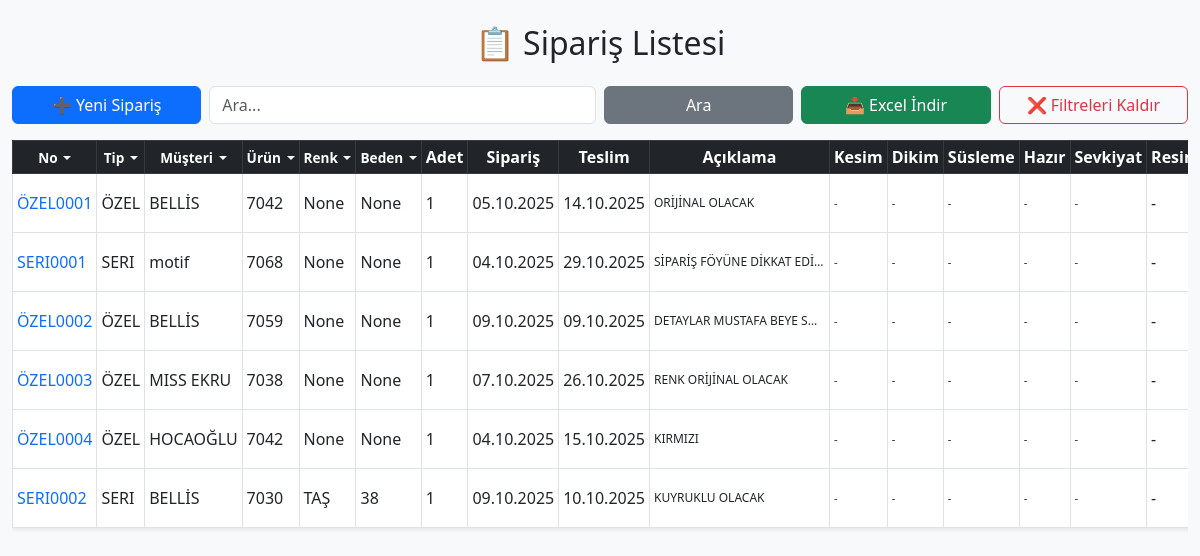
The page / on the database its author committed.
### core/models.py (models this page shows, shortened)
class Order(models.Model):
    SIPARIS_TIPLERI = [
        ('ÖZEL', 'Özel'),
        ('SERI', 'Seri'),
    ]
    siparis_tipi = models.CharField(
        max_length=5,
        choices=SIPARIS_TIPLERI,
        null=True,
        blank=True
    )
    siparis_numarasi = models.CharField(
        max_length=20,
        unique=True,
        blank=True
    )
    musteri = models.ForeignKey(
        Musteri,
        on_delete=models.SET_NULL,
        null=True,
        blank=True
    )
    siparis_tarihi = models.DateField(
        default=timezone.now,
        null=True,
        blank=True
    )
    urun_kodu = models.CharField(
        max_length=100,
        null=True,
        blank=True
    )
    adet = models.PositiveIntegerField(
        null=True,
        blank=True
    )
    renk = models.CharField(
        max_length=50,
        null=True,
        blank=True
    )
    beden = models.CharField(
        max_length=50,
        null=True,
        blank=True
    )
    teslim_tarihi = models.DateField(
        null=True,
        blank=True
    )
    aciklama = models.TextField(
        blank=True,
        null=True
    )
    resim = models.ImageField(
        upload_to='siparis_resimleri/',
        blank=True,
        null=True
    )
    qr_code = models.ImageField(
        upload_to='qr_codes/',
        blank=True,
        null=True
    )
    kesim_yapan = models.CharField(max_length=100, blank=True, null=True)
    kesim_tarihi = models.DateTimeField(blank=True, null=True)
    dikim_yapan = models.CharField(max_length=100, blank=True, null=True)
    dikim_tarihi = models.DateTimeField(blank=True, null=True)
    susleme_yapan = models.CharField(max_length=100, blank=True, null=True)
    susleme_tarihi = models.DateTimeField(blank=True, null=True)
    hazir_yapan = models.CharField(max_length=100, blank=True, null=True)
    hazir_tarihi = models.DateTimeField(blank=True, null=True)
    sevkiyat_yapan = models.CharField(max_length=100, blank=True, null=True)
    sevkiyat_tarihi = models.DateTimeField(blank=True, null=True)

class Musteri(models.Model):
    ad = models.CharField(max_length=200)
    def __str__(self):
        return self.ad

### core/views.py (the view, shortened to what this page needs)
# urls.py: path("", views.order_list, name="order_list"),
def order_list(request):
    orders = Order.objects.all()
    q = request.GET.get("q", "")
    tip_filter = request.GET.getlist("siparis_tipi")
    musteri_filter = request.GET.getlist("musteri")
    urun_filter = request.GET.getlist("urun_kodu")
    renk_filter = request.GET.getlist("renk")
    beden_filter = request.GET.getlist("beden")
    adet_filter = request.GET.getlist("adet")
    sip_tarih_filter = request.GET.getlist("siparis_tarihi")
    tes_tarih_filter = request.GET.getlist("teslim_tarihi")
    aciklama_filter = request.GET.getlist("aciklama")
    if tip_filter:
        orders = orders.filter(siparis_tipi__in=tip_filter)
    if musteri_filter:
        orders = orders.filter(musteri__ad__in=musteri_filter)
    if urun_filter:
        orders = orders.filter(urun_kodu__in=urun_filter)
    if renk_filter:
        orders = orders.filter(renk__in=renk_filter)
    if beden_filter:
        orders = orders.filter(beden__in=beden_filter)
    if adet_filter:
        orders = orders.filter(adet__in=adet_filter)
    if sip_tarih_filter:
        orders = orders.filter(siparis_tarihi__in=sip_tarih_filter)
    if tes_tarih_filter:
        orders = orders.filter(teslim_tarihi__in=tes_tarih_filter)
    if aciklama_filter:
        orders = orders.filter(aciklama__in=aciklama_filter)
    sort_col = request.GET.get("sort", "")
    sort_dir = request.GET.get("dir", "asc")
    if sort_col:
        if sort_dir == "desc":
            sort_col = f"-{sort_col}"
        orders = orders.order_by(sort_col)
    tip_options = Order.objects.values_list("siparis_tipi", flat=True).distinct()
    musteri_options = Order.objects.values_list("musteri__ad", flat=True).distinct()
    urun_options = Order.objects.values_list("urun_kodu", flat=True).distinct()
    renk_options = Order.objects.values_list("renk", flat=True).distinct()
    beden_options = Order.objects.values_list("beden", flat=True).distinct()
    adet_options = Order.objects.values_list("adet", flat=True).distinct()
    sip_tarih_options = Order.objects.values_list("siparis_tarihi", flat=True).distinct()
    tes_tarih_options = Order.objects.values_list("teslim_tarihi", flat=True).distinct()
    aciklama_options = Order.objects.values_list("aciklama", flat=True).distinct()
    context = {
        "orders": orders,
        "q": q,
        "current_sort": sort_col,
        "current_dir": sort_dir,
        "tip_options": tip_options,
        "musteri_options": musteri_options,
        "urun_options": urun_options,
        "renk_options": renk_options,
        "beden_options": beden_options,
        "adet_options": adet_options,
        "sip_tarih_options": sip_tarih_options,
        "tes_tarih_options": tes_tarih_options,
        "aciklama_options": aciklama_options,
        "tip_selected": tip_filter,
        "musteri_selected": musteri_filter,
        "urun_selected": urun_filter,
        "renk_selected": renk_filter,
        "beden_selected": beden_filter,
        "adet_selected": adet_filter,
        "sip_tarih_selected": sip_tarih_filter,
        "tes_tarih_selected": tes_tarih_filter,
        "aciklama_selected": aciklama_filter,
    }
    return render(request, "core/order_list.html", context)

### templates/core/order_list.html (shortened to what this page needs)
<!DOCTYPE html>
<html lang="tr">
<head>
    <link href="https://cdn.jsdelivr.net/npm/bootstrap@5.3.0/dist/css/bootstrap.min.css" rel="stylesheet">
</head>
<body class="bg-light py-4">
<div class="container-fluid">
    <h2 class="mb-4 text-center">📋 Sipariş Listesi</h2>
    <form method="get" class="mb-3">
        <div class="row g-2 align-items-stretch">
            <div class="col-12 col-md-2 d-grid">
                <a href="{% url 'order_create' %}" class="btn btn-primary">➕ Yeni Sipariş</a>
            </div>
            <div class="col-12 col-md-4">
                <input type="text" name="q" value="{{ q }}" placeholder="Ara..." class="form-control">
            </div>
            <div class="col-12 col-md-2 d-grid">
                <button type="submit" class="btn btn-secondary">Ara</button>
            </div>
            <div class="col-12 col-md-2 d-grid">
                <a href="{% url 'export_orders_excel' %}?{{ request.GET.urlencode }}" class="btn btn-success">📥 Excel İndir</a>
            </div>
            <div class="col-12 col-md-2 d-grid">
                <a href="{% url 'order_list' %}" class="btn btn-outline-danger">❌ Filtreleri Kaldır</a>
            </div>
        </div>
    </form>
    {% if orders %}
    <div class="table-responsive">
        <form method="get" id="filterForm">
            <table class="table table-bordered table-hover align-middle bg-white shadow-sm table-sm">
                <thead class="table-dark text-center align-middle">
                    <tr>
                        <th>
                            <div class="dropdown">
                                <a class="dropdown-toggle" href="#" data-bs-toggle="dropdown">No</a>
                            </div>
                        </th>
                        <th>
                            <div class="dropdown">
                                <a class="dropdown-toggle" href="#" data-bs-toggle="dropdown">Tip</a>
                            </div>
                        </th>
                        <th>
                            <div class="dropdown">
                                <a class="dropdown-toggle" href="#" data-bs-toggle="dropdown">Müşteri</a>
                            </div>
                        </th>
                        <th>
                            <div class="dropdown">
                                <a class="dropdown-toggle" href="#" data-bs-toggle="dropdown">Ürün</a>
                            </div>
                        </th>
                        <th>
                            <div class="dropdown">
                                <a class="dropdown-toggle" href="#" data-bs-toggle="dropdown">Renk</a>
                            </div>
                        </th>
                        <th>
                            <div class="dropdown">
                                <a class="dropdown-toggle" href="#" data-bs-toggle="dropdown">Beden</a>
                            </div>
                        </th>
                        <th>Adet</th>
                        <th>Sipariş</th>
                        <th>Teslim</th>
                        <th>Açıklama</th>
                        <th>Kesim</th>
                        <th>Dikim</th>
                        <th>Süsleme</th>
                        <th>Hazır</th>
                        <th>Sevkiyat</th>
                        <th>Resim</th>
                    </tr>
                </thead>
                <tbody>
                    {% for order in orders %}
                    <tr>
                        <td><a href="{% url 'order_detail' order.pk %}" class="text-decoration-none">{{ order.siparis_numarasi }}</a></td>
                        <td>{{ order.siparis_tipi }}</td>
                        <td>{{ order.musteri }}</td>
                        <td>{{ order.urun_kodu }}</td>
                        <td>{{ order.renk }}</td>
                        <td>{{ order.beden }}</td>
                        <td>{{ order.adet }}</td>
                        <td>{{ order.siparis_tarihi|date:"d.m.Y" }}</td>
                        <td>{{ order.teslim_tarihi|date:"d.m.Y" }}</td>
                        <td class="aciklama-cell">{{ order.aciklama }}</td>
                        <td class="stage-info">{% if order.kesim_yapan %}<strong>{{ order.kesim_yapan }}</strong><br>{{ order.kesim_tarihi|date:"d.m.Y H:i" }}{% else %}-{% endif %}</td>
                        <td class="stage-info">{% if order.dikim_yapan %}<strong>{{ order.dikim_yapan }}</strong><br>{{ order.dikim_tarihi|date:"d.m.Y H:i" }}{% else %}-{% endif %}</td>
                        <td class="stage-info">{% if order.susleme_yapan %}<strong>{{ order.susleme_yapan }}</strong><br>{{ order.susleme_tarihi|date:"d.m.Y H:i" }}{% else %}-{% endif %}</td>
                        <td class="stage-info">{% if order.hazir_yapan %}<strong>{{ order.hazir_yapan }}</strong><br>{{ order.hazir_tarihi|date:"d.m.Y H:i" }}{% else %}-{% endif %}</td>
                        <td class="stage-info">{% if order.sevkiyat_yapan %}<strong>{{ order.sevkiyat_yapan }}</strong><br>{{ order.sevkiyat_tarihi|date:"d.m.Y H:i" }}{% else %}-{% endif %}</td>
                        <td>{% if order.resim %}<img src="{{ order.resim.url }}" alt="Resim" width="50">{% else %}-{% endif %}</td>
                    </tr>
                    {% empty %}
                    <tr><td colspan="20" class="text-center text-muted">Hiç sipariş yok.</td></tr>
                    {% endfor %}
                </tbody>
            </table>
        </form>
    </div>
    {% else %}
    <div class="alert alert-warning text-center">
        Henüz sipariş yok. Hemen yeni bir sipariş ekleyebilirsiniz!
    </div>
    {% endif %}
</div>
</body>
</html>

### templates/core/order_list.html (style rules this page uses)
th a { color: white; text-decoration: none; }
.stage-info { font-size: 0.7rem; line-height: 1.1; }
.aciklama-cell { font-size: 0.75rem; max-width: 180px; white-space: nowrap; overflow: hidden; text-overflow: ellipsis; }
.table-responsive { overflow-x: auto; }
thead th .dropdown-toggle { color: #fff; padding: 0; font-size: 0.85rem; }
thead th .dropdown-toggle::after { margin-left: .35rem; }
th, td { vertical-align: middle; white-space: nowrap; }

### rows shown on the page
Order: siparis_numarasi "ÖZEL0001", siparis_tipi "ÖZEL", musteri "BELLİS", urun_kodu "7042", renk "None", beden "None", adet "1", siparis_tarihi "05.10.2025", teslim_tarihi "14.10.2025", aciklama "ORİJİNAL OLACAK"
Order: siparis_numarasi "SERI0001", siparis_tipi "SERI", musteri "motif", urun_kodu "7068", renk "None", beden "None", adet "1", siparis_tarihi "04.10.2025", teslim_tarihi "29.10.2025", aciklama "SİPARİŞ FÖYÜNE DİKKAT EDİ…"
Order: siparis_numarasi "ÖZEL0002", siparis_tipi "ÖZEL", musteri "BELLİS", urun_kodu "7059", renk "None", beden "None", adet "1", siparis_tarihi "09.10.2025", teslim_tarihi "09.10.2025", aciklama "DETAYLAR MUSTAFA BEYE S…"
Order: siparis_numarasi "ÖZEL0003", siparis_tipi "ÖZEL", musteri "MISS EKRU", urun_kodu "7038", renk "None", beden "None", adet "1", siparis_tarihi "07.10.2025", teslim_tarihi "26.10.2025", aciklama "RENK ORİJİNAL OLACAK"
Order: siparis_numarasi "ÖZEL0004", siparis_tipi "ÖZEL", musteri "HOCAOĞLU", urun_kodu "7042", renk "None", beden "None", adet "1", siparis_tarihi "04.10.2025", teslim_tarihi "15.10.2025", aciklama "KIRMIZI"
Order: siparis_numarasi "SERI0002", siparis_tipi "SERI", musteri "BELLİS", urun_kodu "7030", renk "TAŞ", beden "38", adet "1", siparis_tarihi "09.10.2025", teslim_tarihi "10.10.2025", aciklama "KUYRUKLU OLACAK"
